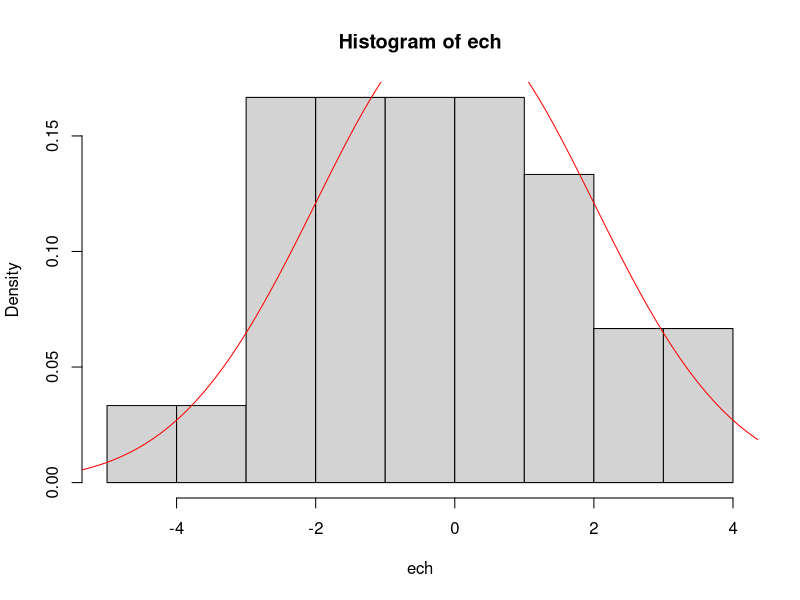
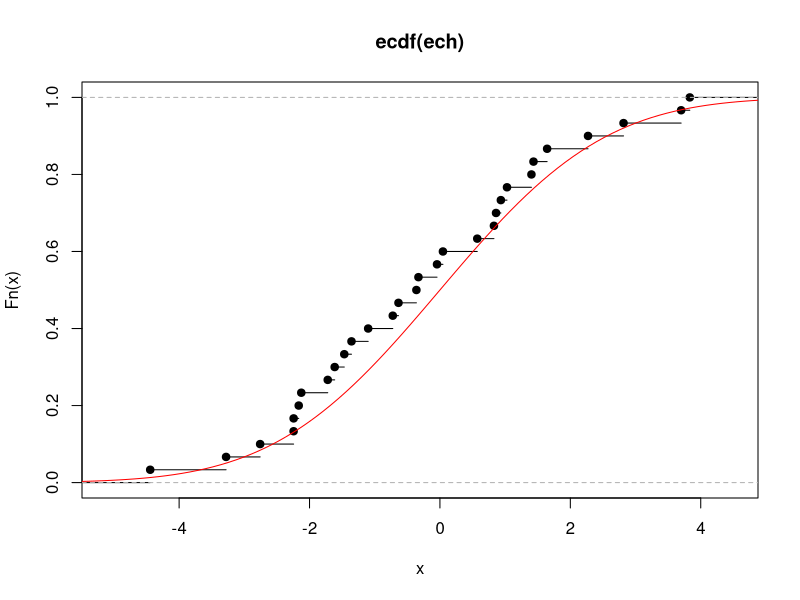
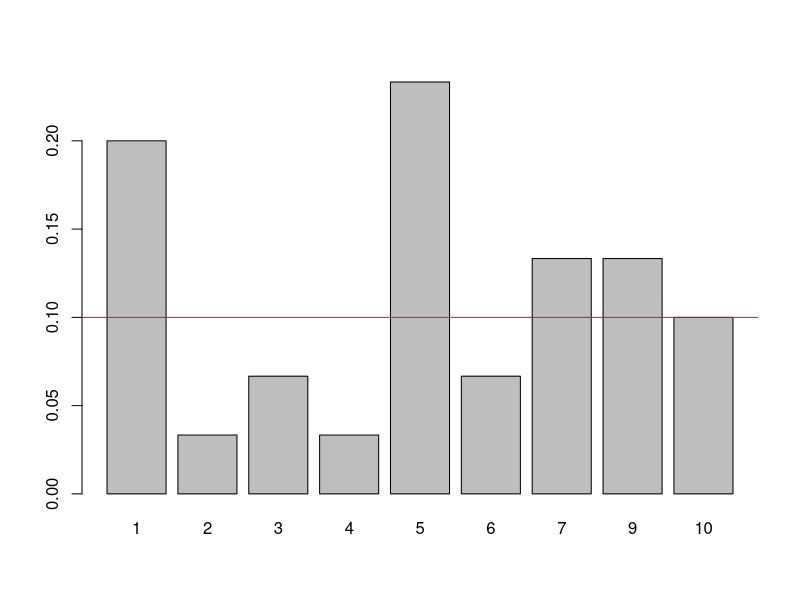

Write the R code that produced these figures, in order.
## ---- chunk 1
n<-30
ech<-rnorm(n,mean = 0,sd = 2) # simulation d'un échantillon d'une loi normale d'espérance 1 et de variance 4 (écart-type = 2)
head(ech,n = 20)
hist(ech, freq=F)
curve(dnorm(x,mean = 0,sd = 2),from = -6,to = 6,ylab="densité",add=T,col="red")
plot(ecdf(ech))
curve(pnorm(x,mean = 0,sd = 2),from = -6,to = 6,ylab="Fonction de répartition",add=T,col="red")
quantile.normale<-qnorm(p = c(0.05,0.1,0.25,0.5,0.75,0.9,0.95),mean = 0,sd = 2)
quantile.echantillon<-quantile(x = ech,probs = c(0.05,0.1,0.25,0.5,0.75,0.9,0.95))
(rbind(quantile.echantillon,quantile.normale))
## ---- chunk 2
n<-30
ech<-sample(1:10,n,replace=T)
table(ech)/n
barplot(table(ech)/n)
abline(h=1/10,col="red")
## ---- chunk 3
n<- 30  # taille de l'échantillon
p<-0.3   # paramètre de la loi de Bernoulli
esp<-p
var<-p*(1-p)
ech<-rbinom(n,size = 1,prob = p) # size = 1 correspond à la loi de Bernoulli
table(ech)/n
paste("La moyenne de l'échantillon est ",mean(ech),", sachant que l'espérance vaut",esp)
paste("La variance de l'échantillon est ",round(var(ech),2),", sachant que la variance de la loi vaut",p*(1-p))
## ---- chunk 4
N<- 100 # taille de l'échantillon
n<- 10L  # premier paramètre de la loi
p<- 0.8 # deuxième paramètre de la loi

ech<-rbinom(N,n,p)
table(ech)/N

dbinom(x=0:n,size = n,prob = p)
